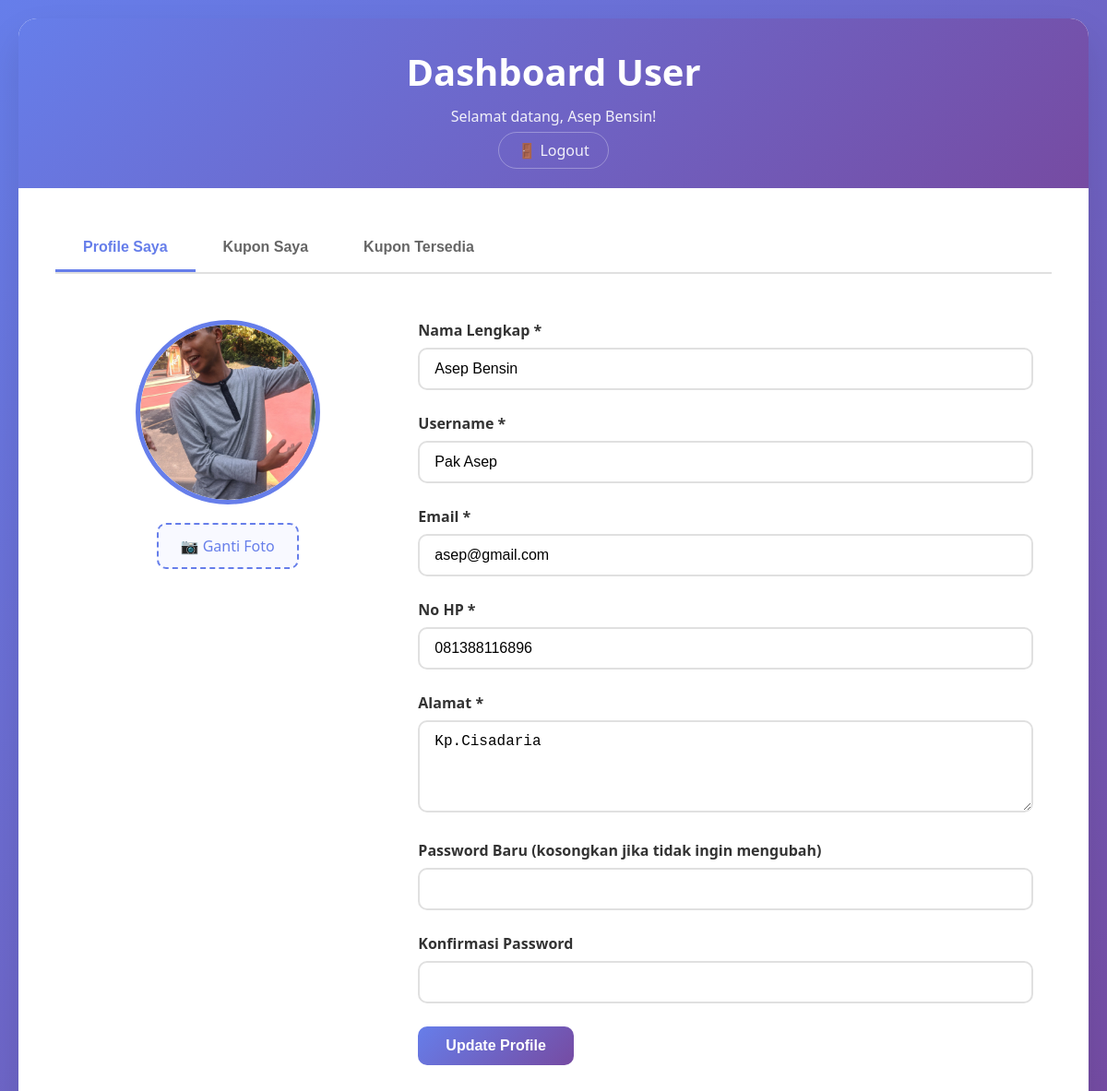
The app's page /resource/dashboard-user.php (signed in) with its own data.
### tables this page shows
CREATE TABLE `akun_member` (
  `id` int NOT NULL AUTO_INCREMENT,
  `nama_lengkap` varchar(45) NOT NULL,
  `username` varchar(45) DEFAULT NULL,
  `email` varchar(45) NOT NULL,
  `password` varchar(255) NOT NULL,
  `no_hp` varchar(45) NOT NULL,
  `alamat` longtext NOT NULL,
  `foto_profile` varchar(200) DEFAULT NULL,
  `created_at` timestamp NULL DEFAULT NULL,
  `updated_at` timestamp NULL DEFAULT NULL,
  PRIMARY KEY (`id`),
  UNIQUE KEY `email_UNIQUE` (`email`),
  UNIQUE KEY `no_hp_UNIQUE` (`no_hp`),
  UNIQUE KEY `username_UNIQUE` (`username`)
);

### resource/dashboard-user.php (the view, shortened to what this page needs)
<?php
include('../config/koneksi.php');
$userId = (int)$_SESSION['user']['id'];
$user_query = mysqli_query($conn, "SELECT * FROM akun_member WHERE id = $userId");
$user_data = mysqli_fetch_assoc($user_query);
?>
<!DOCTYPE html>
<html lang="id">
<head>
</head>
<body>
    <div class="container">
        <div class="header">
            <h1>Dashboard User</h1>
            <p>Selamat datang, <?php echo htmlspecialchars($user_data['nama_lengkap']); ?>!</p>
            <div style="margin-top: 15px;">
                <a href="../logout.php" style="color: rgba(255,255,255,0.9); text-decoration: none; padding: 8px 20px; border: 1px solid rgba(255,255,255,0.3); border-radius: 20px; transition: all 0.3s ease;"
                    onmouseover="this.style.background='rgba(255,255,255,0.1)'"
                    onmouseout="this.style.background='transparent'">
                    🚪 Logout
                </a>
            </div>
        </div>
        <div class="content">
            <div class="tabs">
                <button class="tab active" onclick="showTab('profile')">Profile Saya</button>
                <button class="tab" onclick="showTab('my-coupons')">Kupon Saya</button>
                <button class="tab" onclick="showTab('available-coupons')">Kupon Tersedia</button>
            </div>
            <div id="profile" class="tab-content active">
                <form method="POST" enctype="multipart/form-data" id="profileForm">
                    <div class="profile-section">
                        <div class="profile-photo">
                            <div class="photo-container">
                                <?php if (!empty($user_data['foto_profile'])): ?>
                                    <img
                                        src="../uploads/profile_photos/<?php echo htmlspecialchars($user_data['foto_profile'] ?? 'default.png'); ?>"
                                        alt="Foto Profil"
                                        style="border-radius: 50%; object-fit: cover;"><br><br>
                                <?php else: ?>
                                    <div class="photo-placeholder" id="photoPlaceholder">
                                        <?php echo strtoupper(substr($user_data['nama_lengkap'], 0, 1)); ?>
                                    </div>
                                <?php endif; ?>
                            </div>
                            <div class="file-input">
                                <label for="foto_profile" class="file-input-label">
                                    📷 Ganti Foto
                                </label>
                            </div>
                        </div>
                        <div class="profile-form">
                            <div class="form-group">
                                <label for="nama_lengkap">Nama Lengkap *</label>
                                <input type="text" id="nama_lengkap" name="nama_lengkap"
                                    value="<?php echo htmlspecialchars($user_data['nama_lengkap']); ?>"
                                    required onblur="validateField(this)">
                            </div>
                            <div class="form-group">
                                <label for="username">Username *</label>
                                <input type="text" id="username" name="username"
                                    value="<?php echo htmlspecialchars($user_data['username']); ?>"
                                    required onblur="validateUsername(this)">
                            </div>
                            <div class="form-group">
                                <label for="email">Email *</label>
                                <input type="email" id="email" name="email"
                                    value="<?php echo htmlspecialchars($user_data['email']); ?>"
                                    required onblur="validateEmail(this)">
                            </div>
                            <div class="form-group">
                                <label for="no_hp">No HP *</label>
                                <input type="text" id="no_hp" name="no_hp"
                                    value="<?php echo htmlspecialchars($user_data['no_hp']); ?>"
                                    required onblur="validatePhone(this)">
                            </div>
                            <div class="form-group">
                                <label for="alamat">Alamat *</label>
                                <textarea id="alamat" name="alamat" required onblur="validateField(this)"><?php echo htmlspecialchars($user_data['alamat']); ?></textarea>
                            </div>
                            <div class="form-group">
                                <label for="password">Password Baru (kosongkan jika tidak ingin mengubah)</label>
                                <input type="password" id="password" name="password" onblur="validatePassword(this)">
                            </div>
                            <div class="form-group">
                                <label for="confirm_password">Konfirmasi Password</label>
                                <input type="password" id="confirm_password" name="confirm_password" onblur="validateConfirmPassword(this)">
                            </div>
                            <button type="submit" name="update_profile" class="btn">Update Profile</button>
                        </div>
                    </div>
                </form>
            </div>
        </div>
    </div>
</body>
</html>

### resource/dashboard-user.php (style rules this page uses)
* { margin: 0; padding: 0; box-sizing: border-box; }
body { font-family: 'Segoe UI', Tahoma, Geneva, Verdana, sans-serif; background: linear-gradient(135deg, #667eea 0%, #764ba2 100%); min-height: 100vh; padding: 20px; }
.container { max-width: 1200px; margin: 0 auto; background: white; border-radius: 20px; box-shadow: 0 20px 40px rgba(0, 0, 0, 0.1); overflow: hidden; }
.header { background: linear-gradient(135deg, #667eea 0%, #764ba2 100%); color: white; padding: 30px; text-align: center; }
.header h1 { font-size: 2.5rem; margin-bottom: 10px; }
.header p { opacity: 0.9; }
.content { padding: 40px; }
.tabs { display: flex; border-bottom: 2px solid #e0e0e0; margin-bottom: 30px; }
.tab { padding: 15px 30px; cursor: pointer; border: none; background: none; font-size: 16px; font-weight: 600; color: #666; transition: all 0.3s ease; border-bottom: 3px solid transparent; }
.tab.active { color: #667eea; border-bottom-color: #667eea; }
.tab-content { display: none; }
.tab-content.active { display: block; animation: fadeIn 0.3s ease; }
.profile-section { display: grid; grid-template-columns: 1fr 2fr; gap: 40px; margin-bottom: 30px; }
.profile-photo { text-align: center; }
.photo-container { width: 200px; height: 200px; border-radius: 50%; margin: 0 auto 20px; overflow: hidden; border: 5px solid #667eea; position: relative; }
.photo-container img { width: 100%; height: 100%; object-fit: cover; }
.form-group { margin-bottom: 25px; }
.form-group label { display: block; margin-bottom: 8px; font-weight: 600; color: #333; }
.form-group input, .form-group textarea { width: 100%; padding: 12px 16px; border: 2px solid #e0e0e0; border-radius: 10px; font-size: 16px; transition: all 0.3s ease; }
.form-group textarea { height: 100px; resize: vertical; }
.btn { background: linear-gradient(135deg, #667eea 0%, #764ba2 100%); color: white; border: none; padding: 12px 30px; border-radius: 10px; font-size: 16px; font-weight: 600; cursor: pointer; transition: all 0.3s ease; }
.file-input { position: relative; overflow: hidden; display: inline-block; }
.file-input-label { background: #f8f9ff; border: 2px dashed #667eea; color: #667eea; padding: 12px 24px; border-radius: 10px; cursor: pointer; display: inline-block; transition: all 0.3s ease; }
.tab-content { padding: 20px; }

### records on screen
akun_member: nama_lengkap "Asep Bensin", foto_profile (picture), username "Pak Asep", email "asep@gmail.com", no_hp "081388116896", alamat "Kp.Cisadaria"
